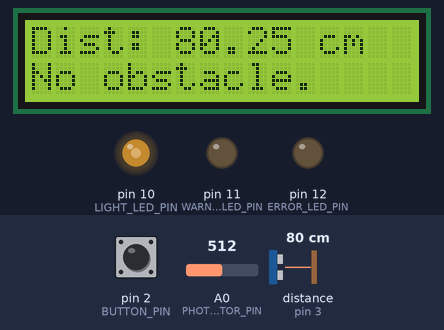
A sketch run on a simulated Arduino Uno, built with avr-gcc and run on an emulated ATmega328P. On the bench: 16×2 character LCD, output pins drawn as LEDs (lit = HIGH). Wiring (inferred from the names in the program): ultrasonic range finder: trigger pin 4; echo pin 3. Dashed ring = blinking. The inputs (shaded band) are chosen by the test bench; at power-on: distance to the obstacle (sensor on pin 3) 80 cm, A0 (PHOTORESISTOR_PIN) = 512, pin 2 (BUTTON_PIN) HIGH. The echo pulse lasts 58.3 µs per cm; pins used as bus, display or sensor lines are not drawn.

Above: at 1.98 s.
2.3 s: distance to the obstacle (sensor on pin 3) set to 2 cm
At 2.85 s:
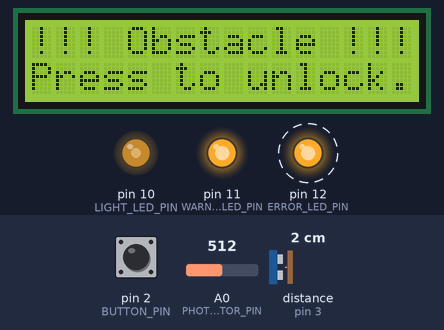
At 3.75 s:
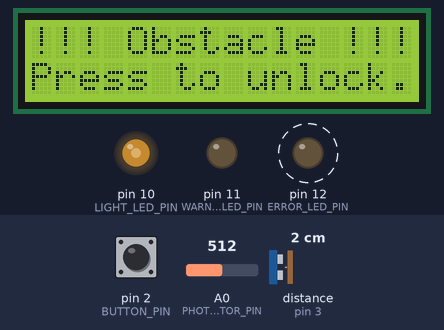
3.9 s: A0 (PHOTORESISTOR_PIN) set to 390
At 4.05 s:
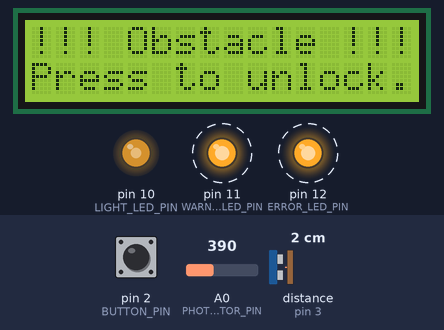
6.3 s: pin 2 (BUTTON_PIN) pulled LOW for 0.15 s
7.0 s: A0 (PHOTORESISTOR_PIN) set to 122
At 7.65 s:
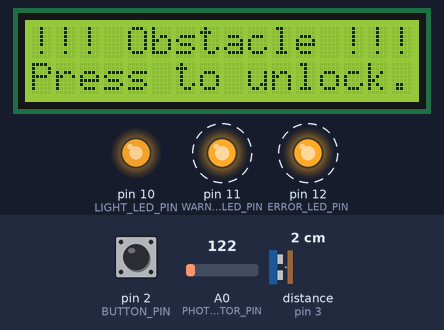
9.3 s: pin 2 (BUTTON_PIN) pulled LOW for 1 s
10.9 s: pin 2 (BUTTON_PIN) pulled LOW for 0.15 s
Timing chart, 0 to 12.6 s (numbered marks = the images above; inputs shaded):
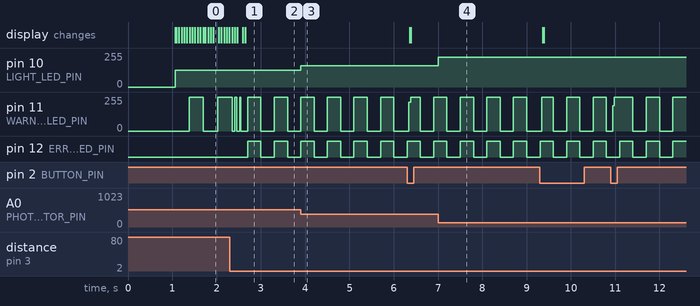

The sketch:

smart_proximity_light_monitoring.ino
```cpp
//libraries
#include <LiquidCrystal.h>
#include <IRremote.h>
#include <EEPROM.h>

//define pins for IR receiver, ultrasonic sensor, LEDs, button, photoresistor, and LCD
#define IR_RECEIVE_PIN 5

#define ECHO_PIN 3
#define TRIGGER_PIN 4

#define WARNING_LED_PIN 11
#define ERROR_LED_PIN 12
#define LIGHT_LED_PIN 10

#define BUTTON_PIN 2

#define PHOTORESISTOR_PIN A0

#define LCD_RS_PIN A5
#define LCD_E_PIN A4
#define LCD_D4_PIN 6
#define LCD_D5_PIN 7
#define LCD_D6_PIN 8
#define LCD_D7_PIN 9

//Constants for lock and warning distance
#define LOCK_DISTANCE 10.0
#define WARNING_DISTANCE 50.0

// IR button mapping from the IR remote to readable names
#define IR_BUTTON_PLAY 64
#define IR_BUTTON_OFF  69
#define IR_BUTTON_EQ   25
#define IR_BUTTON_UP   9
#define IR_BUTTON_DOWN 7

// distance unit in centimeters and inches and storage in EEPROM
#define DISTANCE_UNIT_CM 0
#define DISTANCE_UNIT_IN 1
#define CM_TO_INCHES 0.393701
#define EEPROM_ADDRESS_DISTANCE_UNIT 50

// lcd modes for distance, settings or light level
#define LCD_MODE_DISTANCE 0
#define LCD_MODE_SETTINGS 1
#define LCD_MODE_LUMINOSITY 2

// initialize lcd pins for control and data
LiquidCrystal lcd(LCD_RS_PIN, LCD_E_PIN, LCD_D4_PIN,
                  LCD_D5_PIN, LCD_D6_PIN, LCD_D7_PIN);

// ultrasonic timing and distance variables
unsigned long lastTimeUltrasonicTrigger = millis();
unsigned long ultrasonicTriggerDelay = 60;

volatile unsigned long pulseInTimeBegin;
volatile unsigned long pulseInTimeEnd;
volatile bool newDistanceAvailable = false;

double previousDistance = 400.0;

// warning LED blinking variables
unsigned long lastTimeWarningLEDBlinked = millis();
unsigned long warningLEDDelay = 500;
byte warningLEDState = LOW;

// error LED blinking variables
unsigned long lastTimeErrorLEDBlinked = millis();
unsigned long errorLEDDelay = 300;
byte errorLEDState = LOW;

// photoresistor timing to read light level
unsigned long lastTimeReadLuminosity = millis();
unsigned long readLuminosityDelay = 100;

// push button debouncing to prevent false triggers
unsigned long lastTimeButtonChanged = millis();
unsigned long buttonDebounceDelay = 50;
byte buttonState;

// tracks if system is locked, the current unit, and lcd mode
bool isLocked = false;

int distanceUnit = DISTANCE_UNIT_CM;
int lcdMode = LCD_MODE_DISTANCE;

// sends a 10μs pulse to start ultrasonic distance measurement
void triggerUltrasonicSensor()
{
  digitalWrite(TRIGGER_PIN, LOW);
  delayMicroseconds(2);
  digitalWrite(TRIGGER_PIN, HIGH);
  delayMicroseconds(10);
  digitalWrite(TRIGGER_PIN, LOW);
}

// converts echo pulse time to distance
double getUltrasonicDistance()
{
  double durationMicros = pulseInTimeEnd - pulseInTimeBegin;
  double distance = durationMicros / 58.0;
  if (distance > 400.0) {
    return previousDistance;
  }
  distance = previousDistance * 0.6 + distance * 0.4;
  previousDistance = distance;
  return distance;
}

// pin state change and captures echo timing
void echoPinInterrupt()
{
  if (digitalRead(ECHO_PIN) == HIGH) { // pulse started
    pulseInTimeBegin = micros();
  }
  else { // pulse stoped
    pulseInTimeEnd = micros();
    newDistanceAvailable = true;
  }
}

// toggles error led on and off
void toggleErrorLED()
{
  errorLEDState = (errorLEDState == HIGH) ? LOW : HIGH;
  digitalWrite(ERROR_LED_PIN, errorLEDState);
}

// toggles warning led on and off
void toggleWarningLED()
{
  warningLEDState = (warningLEDState == HIGH) ? LOW : HIGH;
  digitalWrite(WARNING_LED_PIN, warningLEDState);
}

// makes warning led blink faster if the object is closer
void setWarningLEDBlinkRateFromDistance(double distance)
{
  warningLEDDelay = distance * 4;
}

// locks system if object is too close
void lock()
{
  if (!isLocked) {
    isLocked = true;
    warningLEDState = LOW;
    errorLEDState = LOW;
  }
}

// unlocks system with IR remote
void unlock()
{
  if (isLocked) {
    isLocked = false;
    errorLEDState = LOW;
    digitalWrite(ERROR_LED_PIN, errorLEDState);
    lcd.clear();
  }
}

// print distance and warnings
void printDistanceOnLCD(double distance)
{
  if (isLocked) {
    lcd.setCursor(0, 0);
    lcd.print("!!! Obstacle !!!     ");
    lcd.setCursor(0, 1);
    lcd.print("Press to unlock.   ");
  }
  else if (lcdMode == LCD_MODE_DISTANCE) {
    lcd.setCursor(0, 0);
    lcd.print("Dist: ");
    if (distanceUnit == DISTANCE_UNIT_IN) {
      lcd.print(distance * CM_TO_INCHES);
      lcd.print(" in       ");
    }
    else {
      lcd.print(distance);
      lcd.print(" cm     ");
    }

    lcd.setCursor(0, 1);
    if (distance > WARNING_DISTANCE) {
      lcd.print("No obstacle.         ");
    }
    else {
      lcd.print("!! Warning !!        ");
    }
  }
}

// toggle distance from centimeter and inches
void toggleDistanceUnit()
{
  if (distanceUnit == DISTANCE_UNIT_CM) {
    distanceUnit = DISTANCE_UNIT_IN;
  }
  else {
    distanceUnit = DISTANCE_UNIT_CM;
  }
  EEPROM.write(EEPROM_ADDRESS_DISTANCE_UNIT, distanceUnit);
}

// toggle the lcd screen for different modes
void toggleLCDScreen(bool next)
{
  switch (lcdMode) {
    case LCD_MODE_DISTANCE: {
      lcdMode = (next) ? LCD_MODE_SETTINGS : LCD_MODE_LUMINOSITY;
      break;
    }
    case LCD_MODE_SETTINGS: {
      lcdMode = (next) ? LCD_MODE_LUMINOSITY : LCD_MODE_DISTANCE;
      break;
    }
    case LCD_MODE_LUMINOSITY: {
      lcdMode = (next) ? LCD_MODE_DISTANCE : LCD_MODE_SETTINGS;
      break;
    }
    default: {
      lcdMode = LCD_MODE_DISTANCE;
    }
  }

  lcd.clear();

  if (lcdMode == LCD_MODE_SETTINGS) {
    lcd.setCursor(0, 0);
    lcd.print("Press on OFF to");
    lcd.setCursor(0, 1);
    lcd.print("reset settings.");
  }
}

// resets setting to centimeters
void resetSettingsToDefault()
{
  if (lcdMode == LCD_MODE_SETTINGS) {
    distanceUnit = DISTANCE_UNIT_CM;
    EEPROM.write(EEPROM_ADDRESS_DISTANCE_UNIT, distanceUnit);
    lcd.clear();
    lcd.setCursor(0, 0);
    lcd.print("Settings have");
    lcd.setCursor(0, 1);
    lcd.print("been reset.");
  }
}

// handles IR remote controls (unlock, reset, toggle units, change lcd mode)
void handleIRCommand(long command)
{
  switch (command) {
    case IR_BUTTON_PLAY: {
      unlock();
      break;
    }
    case IR_BUTTON_OFF: {
      resetSettingsToDefault();
      break;
    }
    case IR_BUTTON_EQ: {
      toggleDistanceUnit();
      break;
    }
    case IR_BUTTON_UP: {
      toggleLCDScreen(true);
      break;
    }
    case IR_BUTTON_DOWN: {
      toggleLCDScreen(false);
      break;
    }
    default: {
      // do nothing
    }
  }
}

// adjusts led brightness based on measurement from photoresistor
void setLightLEDFromLuminosity(int luminosity)
{
  byte brightness = 255 - luminosity / 4;
  analogWrite(LIGHT_LED_PIN, brightness);
}

// displays the light level if lcd in luminosity mode
void printLuminosityOnLCD(int luminosity)
{
  if (!isLocked && lcdMode == LCD_MODE_LUMINOSITY) {
    lcd.setCursor(0, 0);
    lcd.print("Luminosity: ");
    lcd.print(luminosity);
    lcd.print("    ");
  }
}

// setup hardware, interrupt for echo pin, reads distance from EEPROM, and display "Initializing..." on lcd
void setup() {
  Serial.begin(115200);
  lcd.begin(16,2);
  IrReceiver.begin(IR_RECEIVE_PIN);
  pinMode(ECHO_PIN, INPUT);
  pinMode(TRIGGER_PIN, OUTPUT);
  pinMode(WARNING_LED_PIN, OUTPUT);
  pinMode(ERROR_LED_PIN, OUTPUT);
  pinMode(LIGHT_LED_PIN, OUTPUT);
  pinMode(BUTTON_PIN, INPUT);

  buttonState = digitalRead(BUTTON_PIN);

  attachInterrupt(digitalPinToInterrupt(ECHO_PIN),
                  echoPinInterrupt,
                  CHANGE);

  distanceUnit = EEPROM.read(EEPROM_ADDRESS_DISTANCE_UNIT);
  if (distanceUnit == 255) {
    distanceUnit = DISTANCE_UNIT_CM;
  }

  lcd.print("Initializing...");
  delay(1000);
  lcd.clear();
}

// checks if system is locked, distance measurement, IR remote control, ultrasonic trigger, and photoresistor trigger
void loop() {
  unsigned long timeNow = millis();

  if (isLocked) {
    if (timeNow - lastTimeErrorLEDBlinked > errorLEDDelay) {
      lastTimeErrorLEDBlinked += errorLEDDelay;
      toggleErrorLED();
      toggleWarningLED();
    }

    if (timeNow - lastTimeButtonChanged > buttonDebounceDelay) {
      byte newButtonState = digitalRead(BUTTON_PIN);
      if (newButtonState != buttonState) {
        lastTimeButtonChanged = timeNow;
        buttonState = newButtonState;
        if (buttonState == LOW) { // released
          unlock();
        }
      }
    }
  }
  else {
    if (timeNow - lastTimeWarningLEDBlinked > warningLEDDelay) {
      lastTimeWarningLEDBlinked += warningLEDDelay;
      toggleWarningLED();
    }
  }

  if (IrReceiver.decode()) {
    IrReceiver.resume();
    long command = IrReceiver.decodedIRData.command;
    handleIRCommand(command);
  }

  if (timeNow - lastTimeUltrasonicTrigger > ultrasonicTriggerDelay) {
    lastTimeUltrasonicTrigger += ultrasonicTriggerDelay;
    triggerUltrasonicSensor();
  }

  if (newDistanceAvailable) {
    newDistanceAvailable = false;
    double distance = getUltrasonicDistance();
    setWarningLEDBlinkRateFromDistance(distance);
    printDistanceOnLCD(distance);
    if (distance < LOCK_DISTANCE) {
      lock();
    }
  }

  if (timeNow - lastTimeReadLuminosity > readLuminosityDelay) {
    lastTimeReadLuminosity += readLuminosityDelay;
    int luminosity = analogRead(PHOTORESISTOR_PIN);
    setLightLEDFromLuminosity(luminosity);
    printLuminosityOnLCD(luminosity);
  }
}
```

Measured:
- after the input at 2.3 s, pin 12 (ERROR_LED_PIN): alternates HIGH for 0.30 s and LOW for 0.30 s, starting after 0.40 s; the display: first changes after 0.05 s (image 1 shows a later state)
- after the input at 3.9 s, pin 10 (LIGHT_LED_PIN): 127/255 → 158/255 at once
- after the input at 7.0 s, pin 10 (LIGHT_LED_PIN): 158/255 → 225/255 at once
- by itself, pin 11 (WARNING_LED_PIN): alternates 255/255 for 0.30 s and 0/255 for 0.30 s
